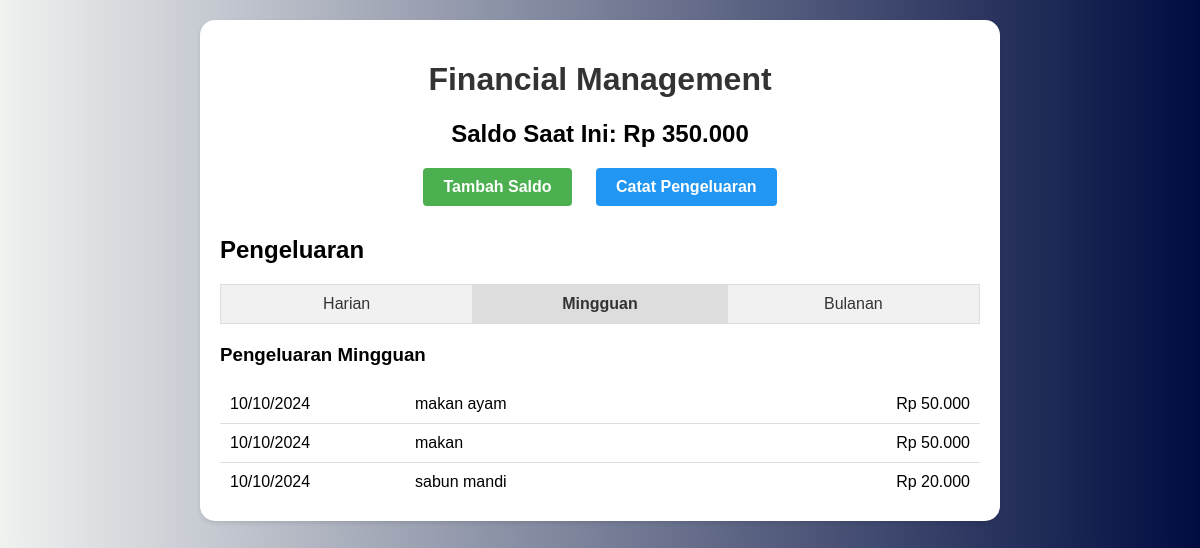
The app's page /?tab=mingguan, older data.
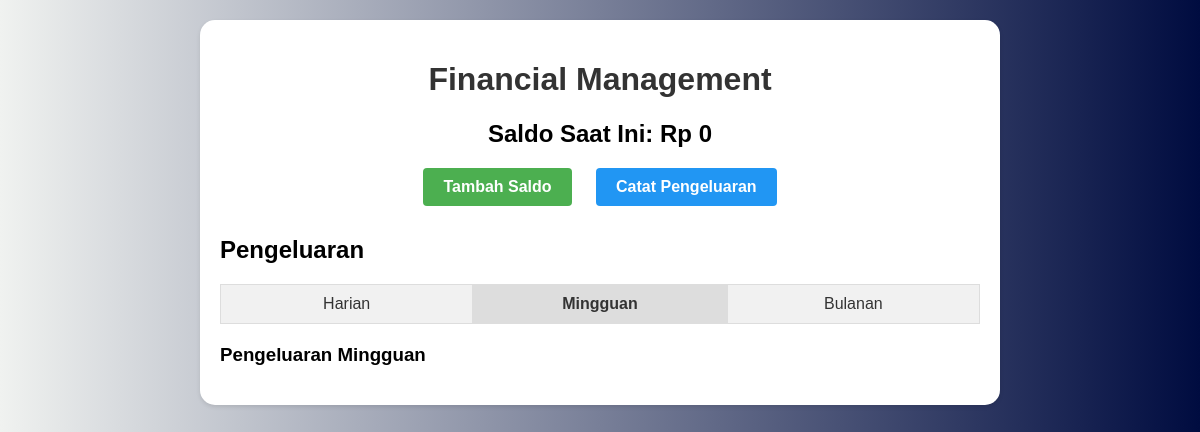
The same page, newer data.
### tables this page shows
CREATE TABLE pengeluaran (
            id INTEGER PRIMARY KEY AUTOINCREMENT,
            jumlah DECIMAL(10,2) NOT NULL,
            keterangan TEXT,
            tanggal DATETIME DEFAULT CURRENT_TIMESTAMP
        );

### functions.php (called while the page is built, shortened)
<?php
function connectDB() {
    $db = new SQLite3('db_financial.db');
    return $db;
}
function getSaldo() {
    $db = connectDB();
    $result = $db->query('SELECT COALESCE(SUM(jumlah), 0) as total FROM saldo');
    $saldoRow = $result->fetchArray(SQLITE3_ASSOC);
    $totalSaldo = $saldoRow['total'];
    $result = $db->query('SELECT COALESCE(SUM(jumlah), 0) as total FROM pengeluaran');
    $pengeluaranRow = $result->fetchArray(SQLITE3_ASSOC);
    $totalPengeluaran = $pengeluaranRow['total'];
    return $totalSaldo - $totalPengeluaran;
}
function getPengeluaranMingguan() {
    $db = connectDB();
    return $db->query('SELECT * FROM pengeluaran WHERE tanggal >= date("now", "-7 days") ORDER BY tanggal DESC');
}
?>

### index.php (the view, shortened to what this page needs)
<?php
require_once 'functions.php';
$saldo = getSaldo();
$activeTab = isset($_GET['tab']) ? $_GET['tab'] : 'harian';
?>
<!DOCTYPE html>
<html lang="id">
<head>
    <link rel="stylesheet" href="style.css">
</head>
<body>
    <div class="container">
        <h1>Financial Management</h1>
        <div class="saldo-info">
            <h2>Saldo Saat Ini: Rp <?php echo number_format($saldo, 0, ',', '.'); ?></h2>
            <div class="action-buttons">
                <a href="tambah-saldo.php" class="btn btn-primary">Tambah Saldo</a>
                <a href="tambah-pengeluaran.php" class="btn btn-secondary">Catat Pengeluaran</a>
            </div>
        </div>
        <div class="pengeluaran-section">
            <h2>Pengeluaran</h2>
            <div class="tabs">
                <a href="?tab=harian" class="tab-btn <?php echo $activeTab === 'harian' ? 'active' : ''; ?>">Harian</a>
                <a href="?tab=mingguan" class="tab-btn <?php echo $activeTab === 'mingguan' ? 'active' : ''; ?>">Mingguan</a>
                <a href="?tab=bulanan" class="tab-btn <?php echo $activeTab === 'bulanan' ? 'active' : ''; ?>">Bulanan</a>
            </div>
            <?php
            if ($activeTab === 'harian') {
                echo "<h3>Pengeluaran Harian</h3>";
                $pengeluaran = getPengeluaranHarian();
                $dateFormat = 'H:i';
            } elseif ($activeTab === 'mingguan') {
                echo "<h3>Pengeluaran Mingguan</h3>";
                $pengeluaran = getPengeluaranMingguan();
                $dateFormat = 'd/m/Y';
            } else {
                echo "<h3>Pengeluaran Bulanan</h3>";
                $pengeluaran = getPengeluaranBulanan();
                $dateFormat = 'd/m/Y';
            }
            while ($row = $pengeluaran->fetchArray(SQLITE3_ASSOC)) {
                echo "<div class='pengeluaran-item'>";
                echo "<span class='tanggal'>" . date($dateFormat, strtotime($row['tanggal'])) . "</span>";
                echo "<div class='keterangan-container'>";
                echo "<span class='keterangan'>" . htmlspecialchars($row['keterangan']) . "</span>";
                echo "</div>";
                echo "<span class='jumlah'>Rp " . number_format($row['jumlah'], 0, ',', '.') . "</span>";
                echo "</div>";
            }
            ?>
        </div>
    </div>
</body>
</html>

### style.css (style rules this page uses)
* { box-sizing: border-box; font-family: Arial, sans-serif; text-decoration: none; }
body { margin: 0; padding: 20px; background: linear-gradient(to right, #f0f2f0, #000c40); }
.container { max-width: 800px; margin: 0 auto; background-color: white; padding: 20px; border-radius: 15px; box-shadow: 0 2px 4px rgba(0,0,0,0.1); }
h1 { text-align: center; color: #333; }
.saldo-info { text-align: center; margin-bottom: 30px; }
.action-buttons { margin-top: 20px; }
.btn { display: inline-block; padding: 10px 20px; margin: 0 10px; border: none; border-radius: 4px; cursor: pointer; text-decoration: none; font-weight: bold; }
.btn-primary { background-color: #4CAF50; color: white; }
.btn-secondary { background-color: #2196F3; color: white; }
.tabs { display: flex; margin-bottom: 20px; }
.tab-btn { flex: 1; padding: 10px; background-color: #f1f1f1; text-align: center; text-decoration: none; color: #333; border: 1px solid #ddd; }
.tab-btn.active { background-color: #ddd; font-weight: bold; }
.pengeluaran-item { display: flex; justify-content: space-between; padding: 10px; border-bottom: 1px solid #ddd; }
.pengeluaran-item:last-child { border-bottom: none; }
.tanggal { flex: 1; }
.keterangan { flex: 2; }
.jumlah { flex: 1; text-align: right; }
.keterangan-container { display: flex; align-items: center; justify-content: space-between; flex: 2; }

Row changes from the older to the newer data that the page shows:
removed pengeluaran: tanggal "10/10/2024", keterangan "makan ayam", jumlah "50.000"
removed pengeluaran: tanggal "10/10/2024", keterangan "makan", jumlah "50.000"
removed pengeluaran: tanggal "10/10/2024", keterangan "sabun mandi", jumlah "20.000"
Text that changed along with them:
$saldo: "350.000" → "0"
